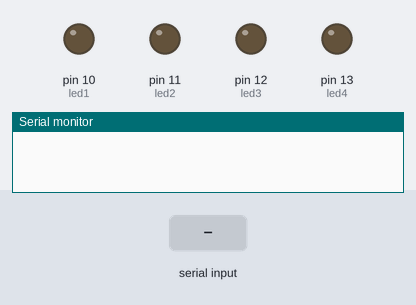
The sketch below on a simulated Arduino Uno, built with avr-gcc and run on an emulated ATmega328P. Shown: output pins drawn as LEDs (lit = HIGH), the last lines printed to the serial monitor. The inputs (shaded band) are chosen by the test bench.

Above: at 1.2 s.
1.3 s: "ligar tudo" received over Serial
At 2.4 s:
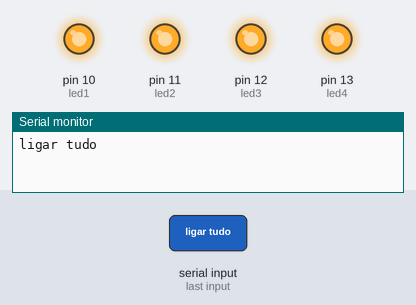
2.9 s: "desligar tudo" received over Serial
At 3.5 s:
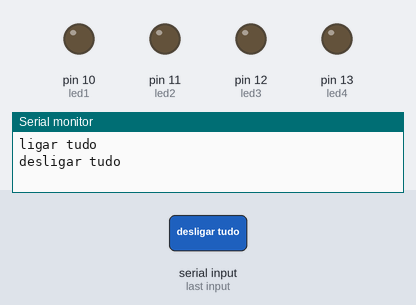
Timing chart, 0 to 5.9 s (numbered marks = the images above; inputs shaded):
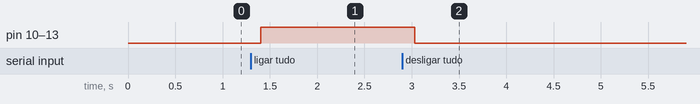

Measured:
- after the input at 1.3 s, pin 10 (led1), pin 11 (led2), pin 12 (led3), pin 13 (led4): LOW → HIGH after 0.10 s
- after the input at 2.9 s, pin 10 (led1), pin 11 (led2), pin 12 (led3), pin 13 (led4): HIGH → LOW after 0.13 s

The sketch:

Comando_de_voz_ligar_desligar_leds.ino
```cpp
/**
 * Projetos Arduino
 *
 * @author diego patriota
 * @link https://github.com/diegopatriota
 * 19/05/2016
 */

//variáveis
String voz;
int
led1 = 10,
led2 = 11,
led3 = 12,
led4 = 13;

//função
void allon(){
     digitalWrite(led1, HIGH);
     digitalWrite(led2, HIGH);
     digitalWrite(led3, HIGH);
     digitalWrite(led4, HIGH);
}

//função
void alloff(){
     digitalWrite(led1, LOW);
     digitalWrite(led2, LOW);
     digitalWrite(led3, LOW);
     digitalWrite(led4, LOW);

}


void setup() {
  Serial.begin(9600);
  pinMode(led1, OUTPUT);
  pinMode(led2, OUTPUT);
  pinMode(led3, OUTPUT);
  pinMode(led4, OUTPUT);

}


//Loop para execução de funcionalidade
void loop() {
  while (Serial.available()){
  delay(10);
  char c = Serial.read();
  voz += c;
  }
  if (voz.length() > 0) {
    Serial.println(voz);

       if(voz == "ligar tudo"  ) {allon();}
  else if(voz == "desligar tudo"){alloff();}

  else if(voz == "ligar lâmpada 1") {digitalWrite(led1, HIGH);}
  else if(voz == "ligar lâmpada 2") {digitalWrite(led2, HIGH);}
  else if(voz == "ligar lâmpada 3") {digitalWrite(led3, HIGH);}
  else if(voz == "ligar lâmpada 4") {digitalWrite(led4, HIGH);}

  else if(voz == "desligar lâmpada 1") {digitalWrite(led1, LOW);}
  else if(voz == "desligar lâmpada 2") {digitalWrite(led2, LOW);}
  else if(voz == "desligar lâmpada 3") {digitalWrite(led3, LOW);}
  else if(voz == "desligar lâmpada 4") {digitalWrite(led4, LOW);}

  voz="";

  }
}
```
